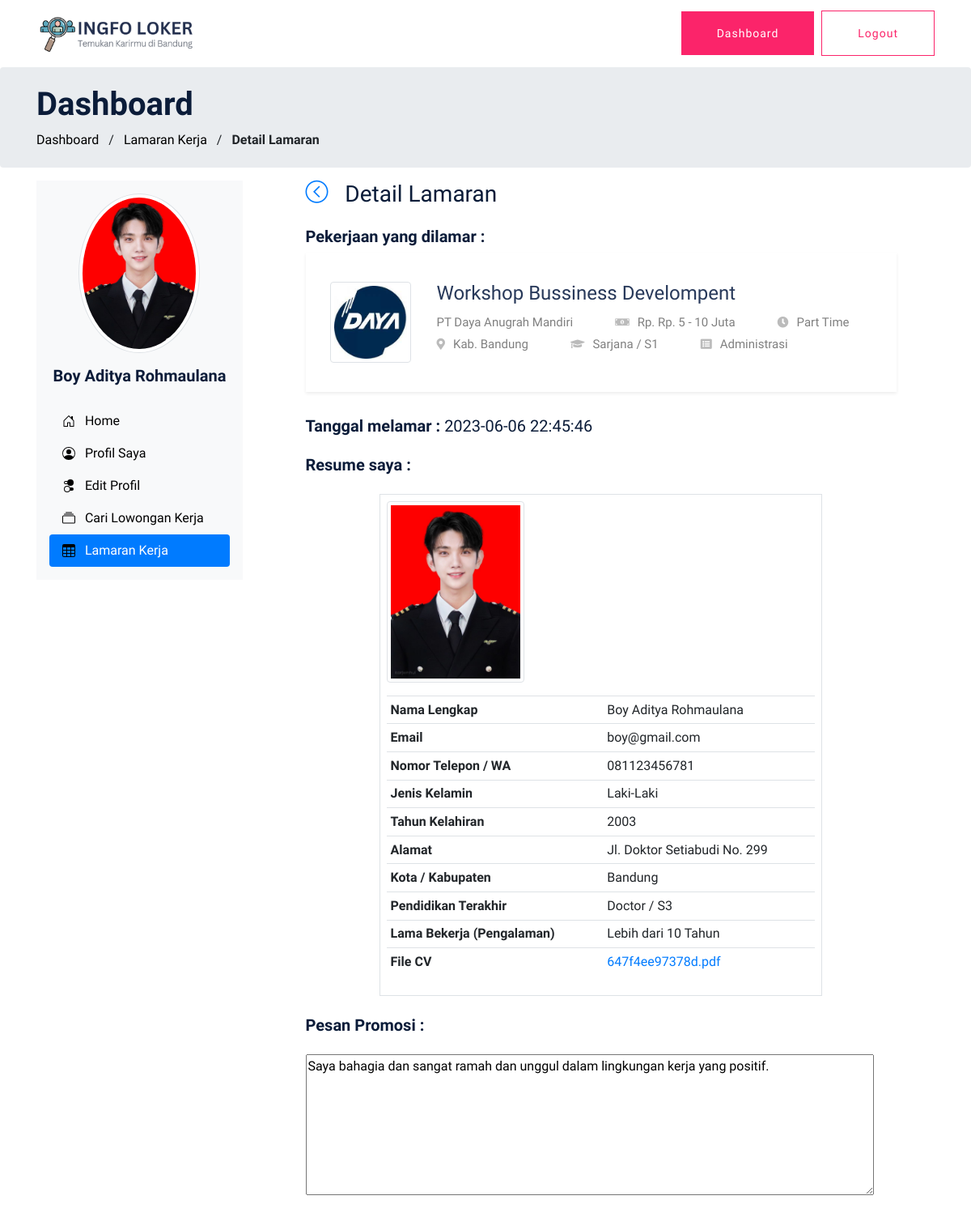
The page /user/detail_lamaran.php?id=16 (signed in) on the database its author committed.
### tables this page shows
CREATE TABLE `pelamar` (
  `id_pelamar` int(11) NOT NULL,
  `username_pelamar` varchar(100) NOT NULL,
  `password_pelamar` varchar(100) NOT NULL,
  `email_pelamar` varchar(100) NOT NULL,
  `nama_pelamar` varchar(100) NOT NULL,
  `telepon_pelamar` varchar(20) NOT NULL,
  `foto_pelamar` varchar(255) NOT NULL,
  `pendidikan_terakhir` varchar(20) NOT NULL,
  `resume` varchar(255) NOT NULL,
  `jenis_kelamin` varchar(20) NOT NULL,
  `tahun_kelahiran` varchar(5) NOT NULL,
  `alamat_pelamar` varchar(255) NOT NULL,
  `kota_kab_pelamar` varchar(100) NOT NULL,
  `lama_bekerja` varchar(25) NOT NULL,
  `status_akun` int(11) NOT NULL
);

CREATE TABLE `detail_lamaran` (
  `id_lamaran` int(11) NOT NULL,
  `id_pekerjaan` int(11) NOT NULL,
  `id_pelamar` int(11) NOT NULL,
  `pesan_promosi` text NOT NULL,
  `nama_pelamar` varchar(100) NOT NULL,
  `email_pelamar` varchar(100) NOT NULL,
  `telepon_pelamar` varchar(20) NOT NULL,
  `foto_pelamar` varchar(255) NOT NULL,
  `pendidikan_terakhir` varchar(20) NOT NULL,
  `resume` varchar(255) NOT NULL,
  `jenis_kelamin` varchar(20) NOT NULL,
  `tahun_kelahiran` varchar(5) NOT NULL,
  `alamat_pelamar` varchar(255) NOT NULL,
  `kota_kab_pelamar` varchar(100) NOT NULL,
  `lama_bekerja` varchar(25) NOT NULL,
  `tanggal_lamar` datetime NOT NULL DEFAULT current_timestamp()
);

CREATE TABLE `perusahaan` (
  `id_perusahaan` int(11) NOT NULL,
  `username_perusahaan` varchar(100) NOT NULL,
  `password_perusahaan` varchar(100) NOT NULL,
  `nama_perusahaan` varchar(100) NOT NULL,
  `email_perusahaan` varchar(100) NOT NULL,
  `telepon_perusahaan` varchar(20) NOT NULL,
  `website_perusahaan` varchar(255) NOT NULL,
  `logo_perusahaan` varchar(255) NOT NULL,
  `id_lokasi` int(11) NOT NULL,
  `tentang` varchar(255) NOT NULL
);

CREATE TABLE `info_pekerjaan` (
  `id_pekerjaan` int(11) NOT NULL,
  `id_perusahaan` int(11) NOT NULL,
  `id_lokasi` int(11) NOT NULL,
  `id_kategori` int(11) NOT NULL,
  `judul` varchar(100) NOT NULL,
  `tipe` varchar(20) NOT NULL,
  `gaji` varchar(20) NOT NULL,
  `pendidikan` varchar(20) NOT NULL,
  `deskripsi` text NOT NULL,
  `gender` varchar(30) NOT NULL,
  `tanggung_jawab` text NOT NULL,
  `keahlian` text NOT NULL,
  `waktu_bekerja` text NOT NULL
);

CREATE TABLE `lokasi_pekerjaan` (
  `id_lokasi` int(11) NOT NULL,
  `nama_lokasi` varchar(50) NOT NULL
);

CREATE TABLE `kategori_pekerjaan` (
  `id_kategori` int(11) NOT NULL,
  `nama_kategori` varchar(100) NOT NULL
);

### functions.php (called while the page is built, shortened)
<?php
$conn = mysqli_connect("localhost", "root", "", "loker");
function query($query)
{
    global $conn;
    $result = mysqli_query($conn, $query);
    $rows = [];
    while ($row = mysqli_fetch_assoc($result)) {
        $rows[] = $row;
    }
    return $rows;
}

### user/detail_lamaran.php (the view, shortened to what this page needs)
<?php
require '../functions.php';
$id_pelamar = $_SESSION['id_pelamar'];
$id_lamaran = $_GET["id"];
$detail_lamaran = query(
"SELECT
	detail_lamaran.*,
	info_pekerjaan.*,
	perusahaan.nama_perusahaan,
	perusahaan.logo_perusahaan,
    lokasi_pekerjaan.nama_lokasi,
    kategori_pekerjaan.nama_kategori
FROM
	detail_lamaran
	INNER JOIN
	info_pekerjaan
	ON
		detail_lamaran.id_pekerjaan = info_pekerjaan.id_pekerjaan
	INNER JOIN
	perusahaan
	ON
		info_pekerjaan.id_perusahaan = perusahaan.id_perusahaan
	INNER JOIN
	pelamar
	ON
		detail_lamaran.id_pelamar = pelamar.id_pelamar
    INNER JOIN
	lokasi_pekerjaan
	ON
		info_pekerjaan.id_lokasi = lokasi_pekerjaan.id_lokasi
    INNER JOIN
	kategori_pekerjaan
	ON
		info_pekerjaan.id_kategori = kategori_pekerjaan.id_kategori
WHERE detail_lamaran.id_lamaran = $id_lamaran")[0];
?>
<?php $title = 'Lamaran Kerja' ?>
<?php include 'navbar.php' ?>
<section class="breadcrumb" id="home-section">
    <div class="container">
        <div class="row">
            <div class="col-md-7 mt-10 mb-10">
                <h1 class="text-black font-weight-bold">Dashboard</h1>
                <div class="custom-breadcrumbs">
                    <a href="index.php"><span style="color: black;">Dashboard</span></a> <span class="mx-2 slash">/</span>
                    <a href="lamaran_kerja.php"><span style="color: black;">Lamaran Kerja</span></a> <span class="mx-2 slash">/</span>
                    <span class="text-black"><strong>Detail Lamaran</strong></span>
                </div>
            </div>
        </div>
    </div>
</section>
<main>
    <div class="container mb-5">
        <div class="row">
            <?php include 'dashboard.php' ?>
            <div class="col-lg-8 container">
                <h3 class="mb-4"><a href="lamaran_kerja.php" class="btn-link text-decoration-none ">
                        <i class="ti-arrow-circle-left"></i>
                    </a> &nbsp; Detail Lamaran</h3>
                <h5><strong>Pekerjaan yang dilamar :</strong></h5>
                <div class="shadow-sm">
                    <div class="single-job-items mb-30">
                        <div class="job-items">
                            <div class="company-img">
                                <a href="job_details.php?id=<?= $detail_lamaran['id_pekerjaan'] ?>"><img src="../upload/perusahaan/logo/<?= $detail_lamaran['logo_perusahaan'] ?>" alt="" width="100px" class="img-thumbnail"></a>
                            </div>
                            <div class="job-tittle job-tittle2">
                                <a href="job_details.php?id=<?= $detail_lamaran['id_pekerjaan'] ?>">
                                    <h4><?= $detail_lamaran['judul'] ?></h4>
                                </a>
                                <ul>
                                    <li><?= $detail_lamaran['nama_perusahaan'] ?></li>
                                    <li><i class="fas fa-money-bill-alt"></i>Rp. <?= $detail_lamaran['gaji'] ?></li>
                                    <li><i class="fas fa-clock"></i><?= $detail_lamaran['tipe'] ?></li>
                                </ul>
                                <ul>
                                    <li><i class="fas fa-map-marker-alt"></i><?= $detail_lamaran['nama_lokasi'] ?></li>
                                    <li><i class="fas fa-graduation-cap"></i><?= $detail_lamaran['pendidikan'] ?></li>
                                    <li><i class="fas fa-list-alt"></i><?= $detail_lamaran['nama_kategori'] ?></li>
                                </ul>
                            </div>
                        </div>
                    </div>
                </div>
                <h5 class="mb-4"><strong>Tanggal melamar : </strong><?= $detail_lamaran['tanggal_lamar'] ?></h5>
                <h5 class="mb-4"><strong>Resume saya :</strong></h5>
                <div class="border p-2 w-75 mx-auto">
                    <div class="mb-3">
                        <img src="../upload/user/foto/<?= $detail_lamaran['foto_pelamar'] ?>" class=" mb-3 img-responsive center-block d-block img-thumbnail" style="width: 170px;" alt="Avatar" />
                    </div>
                    <table class="table table-sm">
                        <tbody>
                            <tr>
                                <th scope="row">Nama Lengkap</th>
                                <td class=""><?= $detail_lamaran['nama_pelamar'] ?></td>
                            </tr>
                            <tr>
                                <th scope="row">Email</th>
                                <td><?= $detail_lamaran['email_pelamar'] ?></td>
                            </tr>
                            <tr>
                                <th scope="row">Nomor Telepon / WA </th>
                                <td><?= $detail_lamaran['telepon_pelamar'] ?></td>
                            </tr>
                            <tr>
                                <th scope="row">Jenis Kelamin</th>
                                <td><?= $detail_lamaran['jenis_kelamin'] ?></td>
                            </tr>
                            <tr>
                                <th scope="row">Tahun Kelahiran</th>
                                <td><?= $detail_lamaran['tahun_kelahiran'] ?></td>
                            </tr>
                            <tr>
                                <th scope="row">Alamat</th>
                                <td><?= $detail_lamaran['alamat_pelamar'] ?></td>
                            </tr>
                            <tr>
                                <th scope="row">Kota / Kabupaten</th>
                                <td><?= $detail_lamaran['kota_kab_pelamar'] ?></td>
                            </tr>
                            <tr>
                                <th scope="row">Pendidikan Terakhir</th>
                                <td><?= $detail_lamaran['pendidikan_terakhir'] ?></td>
                            </tr>
                            <tr>
                                <th scope="row">Lama Bekerja (Pengalaman)</th>
                                <td><?= $detail_lamaran['lama_bekerja'] ?></td>
                            </tr>
                            <tr>
                                <th scope="row">File CV</th>
                                <td><a title="Unduh CV" href="../upload/user/resume/<?= $detail_lamaran['resume'] ?>" download="CV_<?= $detail_lamaran['nama_pelamar'] ?>" class="btn-link"><?= $detail_lamaran['resume'] ?></a></td>
                            </tr>
                        </tbody>
                    </table>
                </div>
                <h5 class="mb-4 mt-4"><strong>Pesan Promosi :</strong></h5>
                <textarea name="pesan_promosi" id="pesan_promosi" cols="75" rows="7" readonly><?= $detail_lamaran['pesan_promosi'] ?></textarea>
            </div>
        </div>
    </div>
</main>
</body>

### user/dashboard.php
<?php
$dashboard = query("SELECT * FROM pelamar WHERE id_pelamar = $id_pelamar")[0];
?>
<div class="col-md-3 mb-5">
    <div class="d-flex flex-column flex-shrink-0 p-3 bg-light menu-wrapper">
        <div class="mx-auto align-items-center mb-3">
            <img src="../upload/user/foto/<?= $dashboard['foto_pelamar'] ?>" class=" rounded-circle mb-3 img-responsive center-block d-block mx-auto img-thumbnail" style="width: 150px;" alt="Avatar" />
            <h5 class="mb-2" style="text-align: center;"><strong><?= $dashboard['nama_pelamar'] ?></strong></h5>
        </div>
        <div class="menu-wrapper">
            <div class="main-menu">
                <ul class="nav nav-pills flex-column mb-auto menu-wrapper">
                    <li class="nav-item">
                        <a href="index.php" class="nav-link link-dark <?php echo ($title == 'Home | Pelamar') ?  "active" : "" ?> " style="<?php echo ($title == 'Home | Pelamar') ?  "" : "color: black;" ?>">
                            <svg class="bi me-2" width="16" height="16">
                                <use xlink:href="#home" />
                            </svg>
                            &nbsp; Home
                        </a>
                    </li>
                    <li>
                        <a href="profil_pelamar.php" class="nav-link link-dark <?php echo ($title == 'Profil Saya') ?  "active" : "" ?> " style="<?php echo ($title == 'Profil Saya') ?  "" : "color: black;" ?>">
                            <svg class="bi me-2" width="16" height="16">
                                <use xlink:href="#people-circle" />
                            </svg>
                            &nbsp; Profil Saya
                        </a>
                    </li>
                    <li>
                        <a href="edit_profil.php" class="nav-link link-dark <?php echo ($title == 'Edit Profil') ?  "active" : "" ?> " style="<?php echo ($title == 'Edit Profil') ?  "" : "color: black;" ?>">
                            <svg class="bi me-2" width="16" height="16">
                                <use xlink:href="#toggles2" />
                            </svg>
                            &nbsp; Edit Profil
                        </a>
                    </li>
                    <li>
                        <a href="job_listing.php" class="nav-link link-dark <?php echo ($title == 'Cari Lowongan Kerja') ?  "active" : "" ?> " style="<?php echo ($title == 'Cari Lowongan Kerja') ?  "" : "color: black;" ?>">
                            <svg class="bi me-2" width="16" height="16">
                                <use xlink:href="#collection" />
                            </svg>
                            &nbsp; Cari Lowongan Kerja
                        </a>
                    </li>
                    <li>
                        <a href="lamaran_kerja.php" class="nav-link link-dark <?php echo ($title == 'Lamaran Kerja') ?  "active" : "" ?> " style="<?php echo ($title == 'Lamaran Kerja') ?  "" : "color: black;" ?>">
                            <svg class="bi me-2" width="16" height="16">
                                <use xlink:href="#table" />
                            </svg>
                            &nbsp; Lamaran Kerja
                        </a>
                    </li>
                </ul>
            </div>
        </div>
    </div>
</div>

### rows shown on the page
pelamar: foto_pelamar (picture), nama_pelamar "Boy Aditya Rohmaulana"
detail_lamaran: perusahaan.logo_perusahaan (picture), id_pekerjaan.judul "Workshop Bussiness Develompent", perusahaan.nama_perusahaan "PT Daya Anugrah Mandiri", id_pekerjaan.gaji "Rp. 5 - 10 Juta", id_pekerjaan.tipe "Part Time", lokasi_pekerjaan.nama_lokasi "Kab. Bandung", id_pekerjaan.pendidikan "Sarjana / S1", kategori_pekerjaan.nama_kategori "Administrasi", tanggal_lamar "2023-06-06 22:45:46", foto_pelamar (picture), nama_pelamar "Boy Aditya Rohmaulana", email_pelamar "boy@gmail.com", telepon_pelamar "081123456781", jenis_kelamin "Laki-Laki", tahun_kelahiran "2003", alamat_pelamar "Jl. Doktor Setiabudi No. 299", kota_kab_pelamar "Bandung", pendidikan_terakhir "Doctor / S3", lama_bekerja "Lebih dari 10 Tahun", resume "647f4ee97378d.pdf", pesan_promosi "Saya bahagia dan sangat ramah dan unggul dalam lingkungan kerja yang positif."
